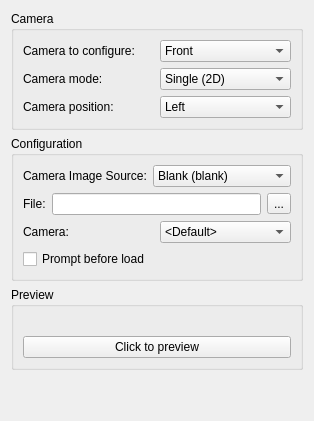
<?xml version="1.0" encoding="UTF-8"?>

<ui version="4.0">
  <class>ConfigureCamera</class>
  <widget class="QWidget" name="ConfigureCamera">
    <layout class="QVBoxLayout" name="verticalLayout">
      <item>
        <widget class="QGroupBox" name="groupBox">
          <property name="title">
            <string>Camera</string>
          </property>
          <layout class="QVBoxLayout" name="verticalLayout_2">
            <item>
              <layout class="QHBoxLayout" name="horizontalLayout">
                <item>
                  <widget class="QLabel" name="camera_selection_label">
                    <property name="toolTip">
                      <string>Select the camera to configure</string>
                    </property>
                    <property name="text">
                      <string>Camera to configure:</string>
                    </property>
                  </widget>
                </item>
                <item>
                  <widget class="QComboBox" name="camera_selection">
                    <property name="toolTip">
                      <string>Select the camera to configure</string>
                    </property>
                    <item>
                      <property name="text">
                        <string>Front</string>
                      </property>
                    </item>
                    <item>
                      <property name="text">
                        <string>Rear</string>
                      </property>
                    </item>
                  </widget>
                </item>
              </layout>
            </item>
            <item>
              <layout class="QHBoxLayout" name="horizontalLayout_2">
                <item>
                  <widget class="QLabel" name="camera_mode_label">
                    <property name="toolTip">
                      <string>Select the camera mode (single or double)</string>
                    </property>
                    <property name="text">
                      <string>Camera mode:</string>
                    </property>
                  </widget>
                </item>
                <item>
                  <widget class="QComboBox" name="camera_mode">
                    <property name="toolTip">
                      <string>Select the camera mode (single or double)</string>
                    </property>
                    <item>
                      <property name="text">
                        <string>Single (2D)</string>
                      </property>
                    </item>
                    <item>
                      <property name="text">
                        <string>Double (3D)</string>
                      </property>
                    </item>
                  </widget>
                </item>
              </layout>
            </item>
            <item>
              <layout class="QHBoxLayout" name="horizontalLayout_3">
                <item>
                  <widget class="QLabel" name="camera_position_label">
                    <property name="toolTip">
                      <string>Select the position of camera to configure</string>
                    </property>
                    <property name="text">
                      <string>Camera position:</string>
                    </property>
                  </widget>
                </item>
                <item>
                  <widget class="QComboBox" name="camera_position">
                    <property name="toolTip">
                      <string>Select the position of camera to configure</string>
                    </property>
                    <item>
                      <property name="text">
                        <string>Left</string>
                      </property>
                    </item>
                    <item>
                      <property name="text">
                        <string>Right</string>
                      </property>
                    </item>
                  </widget>
                </item>
              </layout>
            </item>
          </layout>
        </widget>
      </item>
      <item>
        <widget class="QGroupBox" name="configurationBox">
          <property name="title">
            <string>Configuration</string>
          </property>
          <layout class="QVBoxLayout" name="verticalLayout_configuration">
            <item>
              <layout class="QHBoxLayout" name="horizontalLayout_4">
                <item>
                  <widget class="QLabel" name="image_source_label">
                    <property name="toolTip">
                      <string>Select where the image of the emulated camera comes from. It may be an image or a real camera.</string>
                    </property>
                    <property name="text">
                      <string>Camera Image Source:</string>
                    </property>
                  </widget>
                </item>
                <item>
                  <widget class="QComboBox" name="image_source">
                    <property name="toolTip">
                      <string>Select where the image of the emulated camera come from. It may be an image or a real camera.</string>
                    </property>
                    <item>
                      <property name="text">
                        <string>Blank (blank)</string>
                      </property>
                    </item>
                    <item>
                      <property name="text">
                        <string>Still Image (image)</string>
                      </property>
                    </item>
                    <item>
                      <property name="text">
                        <string>System Camera (qt)</string>
                      </property>
                    </item>
                  </widget>
                </item>
              </layout>
            </item>
            <item>
              <layout class="QHBoxLayout" name="horizontalLayout_6">
                <item>
                  <widget class="QLabel" name="camera_file_label">
                    <property name="frameShape">
                      <enum>QFrame::NoFrame</enum>
                    </property>
                    <property name="text">
                      <string>File:</string>
                    </property>
                  </widget>
                </item>
                <item>
                  <widget class="QLineEdit" name="camera_file"/>
                </item>
                <item>
                  <widget class="QToolButton" name="toolButton">
                    <property name="text">
                      <string>...</string>
                    </property>
                  </widget>
                </item>
              </layout>
            </item>
            <item>
              <layout class="QHBoxLayout" name="horizontalLayout_7">
                <item>
                  <widget class="QLabel" name="system_camera_label">
                    <property name="frameShape">
                      <enum>QFrame::NoFrame</enum>
                    </property>
                    <property name="text">
                      <string>Camera:</string>
                    </property>
                  </widget>
                </item>
                <item>
                  <widget class="QComboBox" name="system_camera">
                    <item>
                      <property name="text">
                        <string>&lt;Default&gt;</string>
                      </property>
                    </item>
                  </widget>
                </item>
              </layout>
            </item>
            <item>
              <widget class="QCheckBox" name="prompt_before_load">
                <property name="text">
                  <string>Prompt before load</string>
                </property>
              </widget>
            </item>
          </layout>
        </widget>
      </item>
      <item>
        <widget class="QGroupBox" name="previewBox">
          <property name="title">
            <string>Preview</string>
          </property>
          <layout class="QVBoxLayout" name="verticalLayout_3">
            <item>
              <widget class="QLabel" name="preview_box">
                <property name="baseSize">
                  <size>
                    <width>512</width>
                    <height>384</height>
                  </size>
                </property>
                <property name="toolTip">
                  <string>Resolution: 512*384</string>
                </property>
                <property name="text">
                  <string/>
                </property>
              </widget>
            </item>
            <item>
              <widget class="QPushButton" name="preview_button">
                <property name="text">
                  <string>Click to preview</string>
                </property>
              </widget>
            </item>
          </layout>
        </widget>
      </item>
      <item>
        <spacer>
          <property name="orientation">
            <enum>Qt::Vertical</enum>
          </property>
          <property name="sizeHint" stdset="0">
            <size>
              <width>20</width>
              <height>40</height>
            </size>
          </property>
        </spacer>
      </item>
    </layout>
  </widget>
  <resources/>
  <connections/>
</ui>
